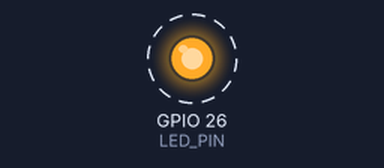
Bench run of a program on a simulated Raspberry Pi (BCM pin numbers). On the bench: output pins drawn as LEDs (lit = HIGH). Dashed ring = blinking. Files that are not in the repository are absent; what the program prints to the terminal is not drawn.

Above: at 0.5 s.
Timing chart, 0 to 4.6 s (numbered marks = the images above):
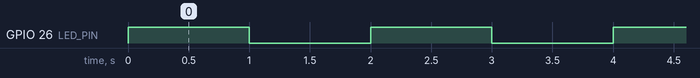

The program:

blink.py
```python
import time

import support_testing_off_pi
import RPi.GPIO as GPIO


# Set the GPIO pin number (BCM numbering) to which your LED is connected
LED_PIN = 26


def main():
    GPIO.setmode(GPIO.BCM)

    # Set up the LED_PIN as an output
    GPIO.setup(LED_PIN, GPIO.OUT)

    try:
        print("Blinking LED on GPIO18. Press Ctrl+C to exit.")

        while True:
            GPIO.output(LED_PIN, GPIO.HIGH)
            time.sleep(1)
            GPIO.output(LED_PIN, GPIO.LOW)
            time.sleep(1)

    except KeyboardInterrupt:
        print("Exiting program...")

    finally:
        # Clean up GPIO settings
        GPIO.cleanup()


if __name__ == "__main__":
    main()
```

support_testing_off_pi.py
```python
import sys
import platform

def is_raspberry_pi():
    if platform.system() == "Darwin":
        return False
    try:
        with open("/proc/device-tree/model", "r") as model_file:
            model = model_file.read().lower()
        return "raspberry pi" in model
    except Exception:
        return False

if not is_raspberry_pi():
    import fake_rpi
    sys.modules["RPi"] = fake_rpi.RPi
    sys.modules["RPi.GPIO"] = fake_rpi.RPi.GPIO
```

Measured:
- by itself, GPIO 26 (LED_PIN): alternates HIGH for 1.0 s and LOW for 1.0 s
